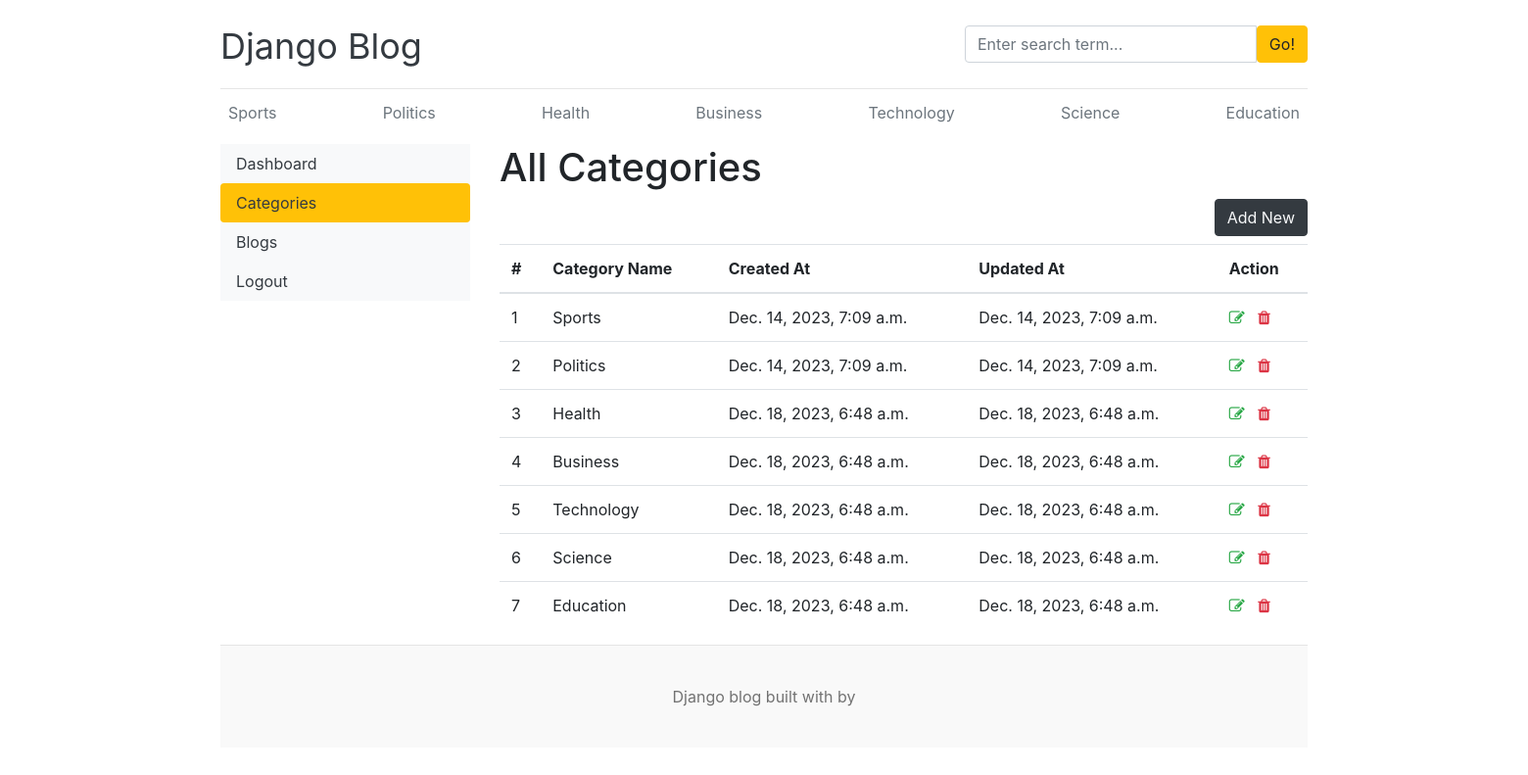
Before: /dashboard/categories/ with the older database file.
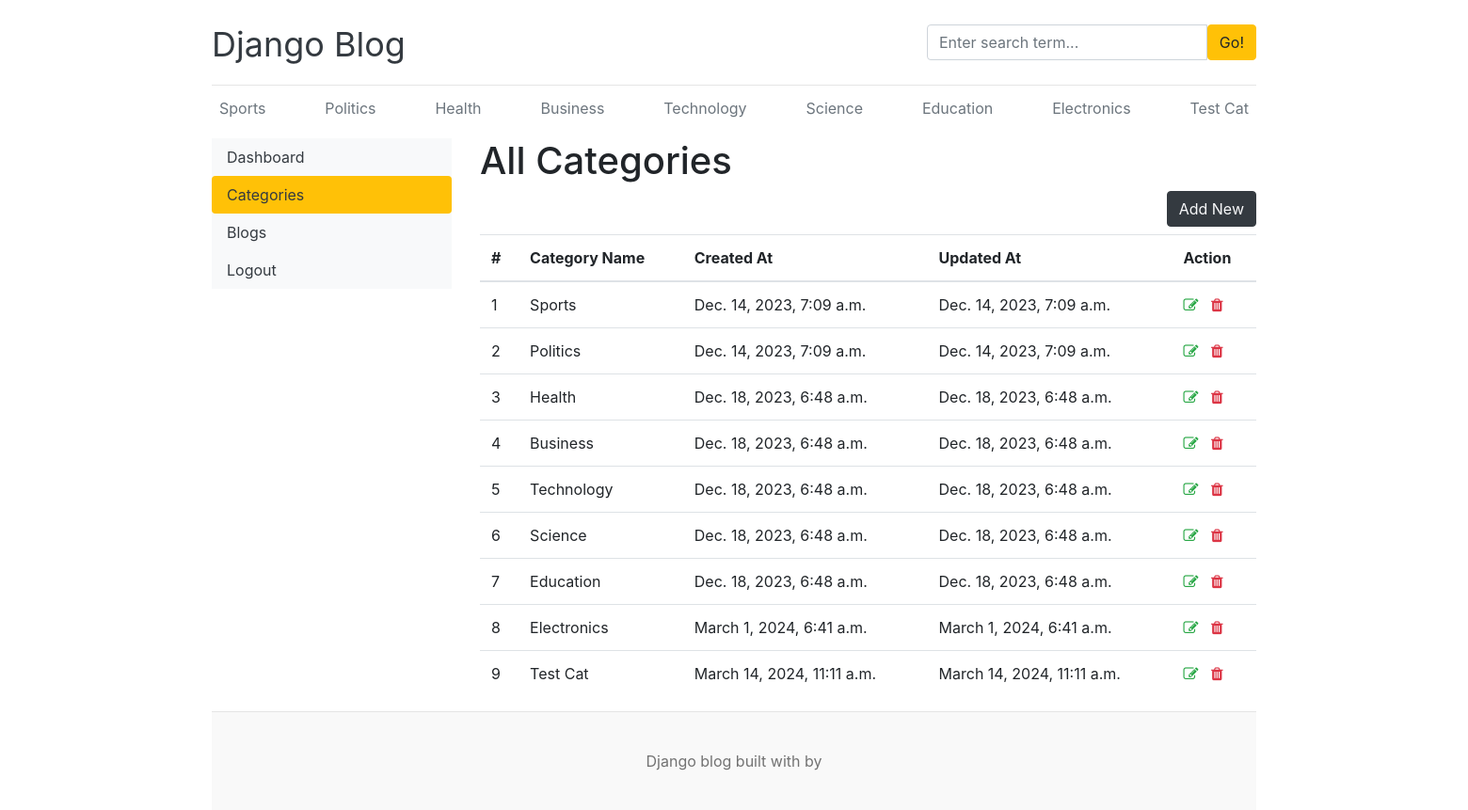
After: the same page with the newer database file.
### blogs/models.py (models this page shows)
class Category(models.Model):
    category_name = models.CharField(max_length=50, unique=True)
    created_at = models.DateTimeField(auto_now_add=True)
    updated_at = models.DateTimeField(auto_now=True)
    class Meta:
        verbose_name_plural = 'categories'
    def __str__(self) -> str:
        return self.category_name

### dashboards/views.py (the view)
# urls.py: path('categories/', views.categories, name = "categories"),
def categories(request):
    return render(request, 'dashboard/categories.html')

### blogs/context_processors.py (called while the page is built)
def get_categories(request):
    categories = Category.objects.all()
    return dict(categories = categories)

def get_social_links(request):
    social_links = SocialLink.objects.all()
    return dict(social_links = social_links)

### templates/dashboard/categories.html (shortened to what this page needs)
{% extends "base.html" %}
{% block content %}
<div class = "row">
    {% include "dashboard/sidebar.html" %}
    <div class = "col-md-9">
        <h1>All Categories</h1>
        <a href = "{% url "add_category" %}" class="btn btn-dark text-light float-right mb-2">Add New</a>
        <table class="table table-hover">
            <thead>
              <tr>
                <th>#</th>
                <th>Category Name</th>
                <th>Created At</th>
                <th>Updated At</th>
                <th>Action</th>
              </tr>
            </thead>
            <tbody>
                {% for cat in categories %}
              <tr>
                <td>{{forloop.counter}}</td>
                <td>{{cat}}</td>
                <td>{{cat.created_at}}</td>
                <td>{{cat.updated_at}}</td>
                <td>
                    <a href="{% url "edit_category" cat.id %}"><i class="fa fa-edit text-success"></i></a>
                    <a href="{% url "delete_category" cat.id %}"><i class="fa fa-trash text-danger"></i></a>
                </td>
              </tr>
              {% endfor %}
            </tbody>
          </table>
    </div>
</div>
{% endblock %}

### templates/base.html (shortened to what this page needs)
{% load static %}
<!DOCTYPE html>
<html lang="en">
  <head>
    <link href="https://getbootstrap.com/docs/4.0/dist/css/bootstrap.min.css" rel="stylesheet">
    <link href="{% static 'css/blog.css' %}" rel="stylesheet">
    <link rel="stylesheet" href="https://cdnjs.cloudflare.com/ajax/libs/font-awesome/4.7.0/css/font-awesome.min.css">
  </head>
<body>
    <div class="container">
      <header class="blog-header py-3">
        <div class="row flex-nowrap justify-content-between align-items-center">
          <div class="col-8 pt-1">
            <a class="blog-header-logo text-dark" href="/">Django Blog</a>
          </div>
          <div class="col-4">
            <form action="{% url "search" %} method="GET">
              <div class="input-group">
                <input class="form-control" type="text" placeholder="Enter search term..." aria-label="Enter search term..." aria-describedby="button-search" />
                <button class="btn btn-warning" id="button-search" type="submit">Go!</button>
            </div>
            </form>
          </div>
          <div class="col-4 d-flex justify-content-end align-items-center">
          </div>
        </div>
      </header>
      <div class="nav-scroller py-1 mb-2">
        <nav class="nav d-flex justify-content-between">
          {% for cat in  categories %}
          <a class="p-2 text-muted" href="{% url 'posts_by_category' cat.id %}">{{cat.category_name}}</a>
          {% endfor %}
        </nav>
      </div>
{%block content %}
{%endblock%}
<footer class="blog-footer">
    <p>Django blog built with   by <a href="#"></a></p>
  </footer>
  </body>
  </html>

Changed rows visible on the page:
added Category: category_name "Electronics", created_at "March 1, 2024, 6:41 a.m.", updated_at "March 1, 2024, 6:41 a.m."
added Category: category_name "Test Cat", created_at "March 14, 2024, 11:11 a.m.", updated_at "March 14, 2024, 11:11 a.m."
